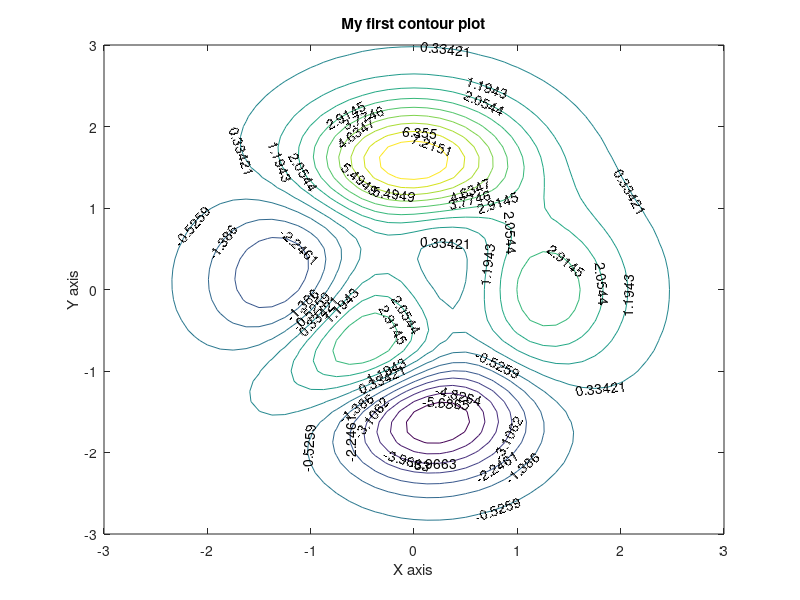

This chart was generated by the following MATLAB code:
% A basic contour plot with labels

close all               % close all graphics windows

[x,y,z] = peaks;

C = contour(x,y,z,16);       % make 16 contour lines
   clabel(C)
   xlabel('X axis'),
   ylabel('Y axis'),
   title('My first contour plot')
